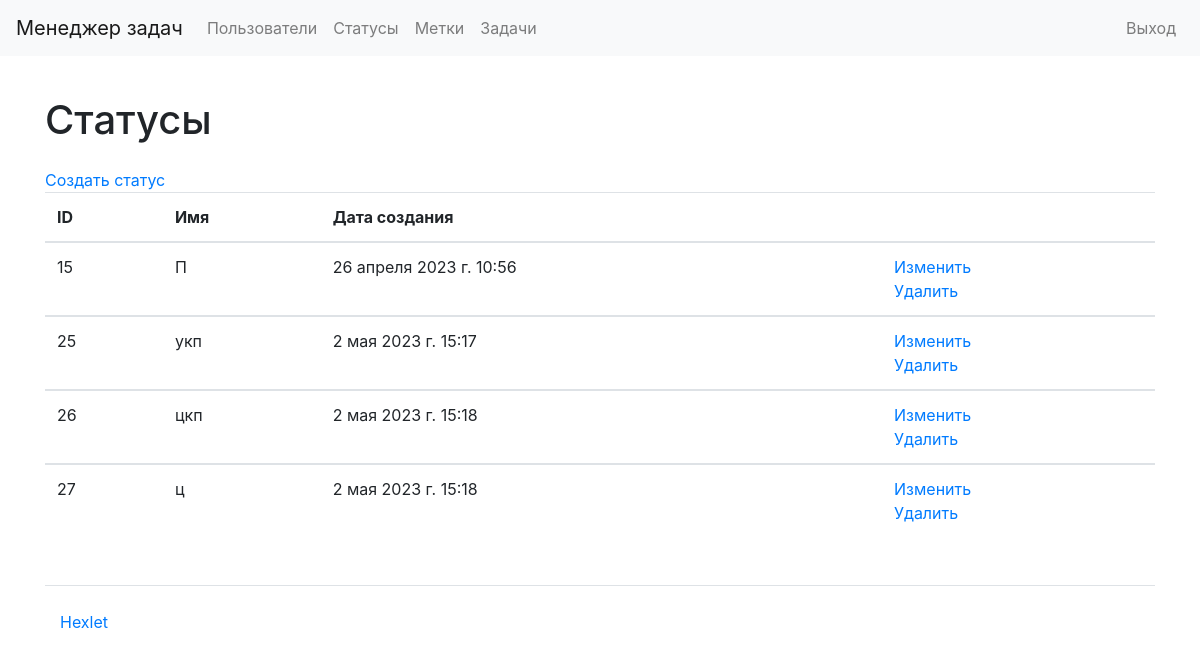
/statuses/ (signed in), run on the app's committed database.
### statuses/models.py (models this page shows, shortened)
class Status(models.Model):
    name = models.CharField(max_length=150, unique=True)
    created_at = models.DateTimeField(auto_now=True)

### statuses/views.py (the view)
# urls.py: path('', views.StatusesListView.as_view(), name='statuses_list'),
class StatusesListView(LoginRequiredMixin, ListView):
    model = Status
    template_name = "statuses/list_of_statuses.html"
    success_url = reverse_lazy('statuses_list')

### statuses/templates/statuses/list_of_statuses.html
{% extends "base.html" %}
{% load i18n %}
{% block content %}
<h1 class="my-4">{% translate "Statuses" %}</h1>
<a href="{% url 'status_create' %}">{% translate "Create status" %}</a>
<table class="table table-stripped">
    <thead>
        <tr>
            <th>ID</th>
            <th>{% translate "Name" %}</th>
            <th>{% translate "Date of creation" %}</th>
            <th></th>
        </tr>
    </thead>
    {% for status in object_list %}
    <tbody>
        <tr>
            <td>{{ status.id }}</td>
            <td>{{ status.name }}</td>
            <td>{{ status.created_at }}</td>
            <td>
                <a href="/statuses/{{ status.id }}/update/">{% translate "Update" %}</a>
                <br>
                <a href="/statuses/{{ status.id }}/delete/">{% translate "Delete" %}</a>
            </td>
        </tr>
        {% endfor %}
    </tbody>
</table>
{% endblock %}

### data on the page
Status: id "15", name "П", created_at "26 апреля 2023 г. 10:56"
Status: id "25", name "укп", created_at "2 мая 2023 г. 15:17"
Status: id "26", name "цкп", created_at "2 мая 2023 г. 15:18"
Status: id "27", name "ц", created_at "2 мая 2023 г. 15:18"
